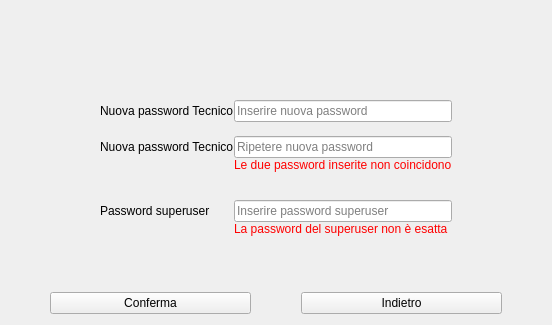
      <widget class="QWidget" name="modifica_password_tecnico_page">
       <layout class="QVBoxLayout" name="verticalLayout_5">
        <property name="leftMargin">
         <number>50</number>
        </property>
        <property name="topMargin">
         <number>50</number>
        </property>
        <property name="rightMargin">
         <number>50</number>
        </property>
        <item>
         <layout class="QFormLayout" name="formLayout_2">
          <property name="horizontalSpacing">
           <number>0</number>
          </property>
          <property name="verticalSpacing">
           <number>0</number>
          </property>
          <property name="leftMargin">
           <number>50</number>
          </property>
          <property name="topMargin">
           <number>50</number>
          </property>
          <property name="rightMargin">
           <number>50</number>
          </property>
          <property name="bottomMargin">
           <number>50</number>
          </property>
          <item row="0" column="0">
           <widget class="QLabel" name="label_new_password">
            <property name="text">
             <string>Nuova password Tecnico</string>
            </property>
           </widget>
          </item>
          <item row="0" column="1">
           <widget class="QLineEdit" name="lineEdit_new_password">
            <property name="placeholderText">
             <string>Inserire nuova password</string>
            </property>
           </widget>
          </item>
          <item row="2" column="0">
           <widget class="QLabel" name="label_repeat_new_password">
            <property name="text">
             <string>Nuova password Tecnico</string>
            </property>
           </widget>
          </item>
          <item row="2" column="1">
           <widget class="QLineEdit" name="lineEdit_repeat_new_password">
            <property name="placeholderText">
             <string>Ripetere nuova password</string>
            </property>
           </widget>
          </item>
          <item row="3" column="1">
           <widget class="QLabel" name="label_error_repeat_pass">
            <property name="styleSheet">
             <string notr="true">color:red;</string>
            </property>
            <property name="text">
             <string>Le due password inserite non coincidono</string>
            </property>
           </widget>
          </item>
          <item row="4" column="1">
           <widget class="QLabel" name="label_9">
            <property name="text">
             <string/>
            </property>
           </widget>
          </item>
          <item row="5" column="1">
           <widget class="QLabel" name="label_10">
            <property name="text">
             <string/>
            </property>
           </widget>
          </item>
          <item row="6" column="0">
           <widget class="QLabel" name="label_su_password">
            <property name="text">
             <string>Password superuser</string>
            </property>
           </widget>
          </item>
          <item row="6" column="1">
           <widget class="QLineEdit" name="lineEdit_su_password">
            <property name="placeholderText">
             <string>Inserire password superuser</string>
            </property>
           </widget>
          </item>
          <item row="7" column="1">
           <widget class="QLabel" name="label_error_su_password">
            <property name="styleSheet">
             <string notr="true">color:red;</string>
            </property>
            <property name="text">
             <string>La password del superuser non è esatta</string>
            </property>
           </widget>
          </item>
          <item row="1" column="1">
           <widget class="QLabel" name="label_11">
            <property name="text">
             <string/>
            </property>
           </widget>
          </item>
         </layout>
        </item>
        <item>
         <layout class="QHBoxLayout" name="horizontalLayout_3">
          <property name="spacing">
           <number>50</number>
          </property>
          <item>
           <widget class="QPushButton" name="pushButton_confirm_new_password">
            <property name="text">
             <string>Conferma</string>
            </property>
           </widget>
          </item>
          <item>
           <widget class="QPushButton" name="pushButton_back_to_login_urna_2">
            <property name="text">
             <string>Indietro</string>
            </property>
           </widget>
          </item>
         </layout>
        </item>
       </layout>
      </widget>
